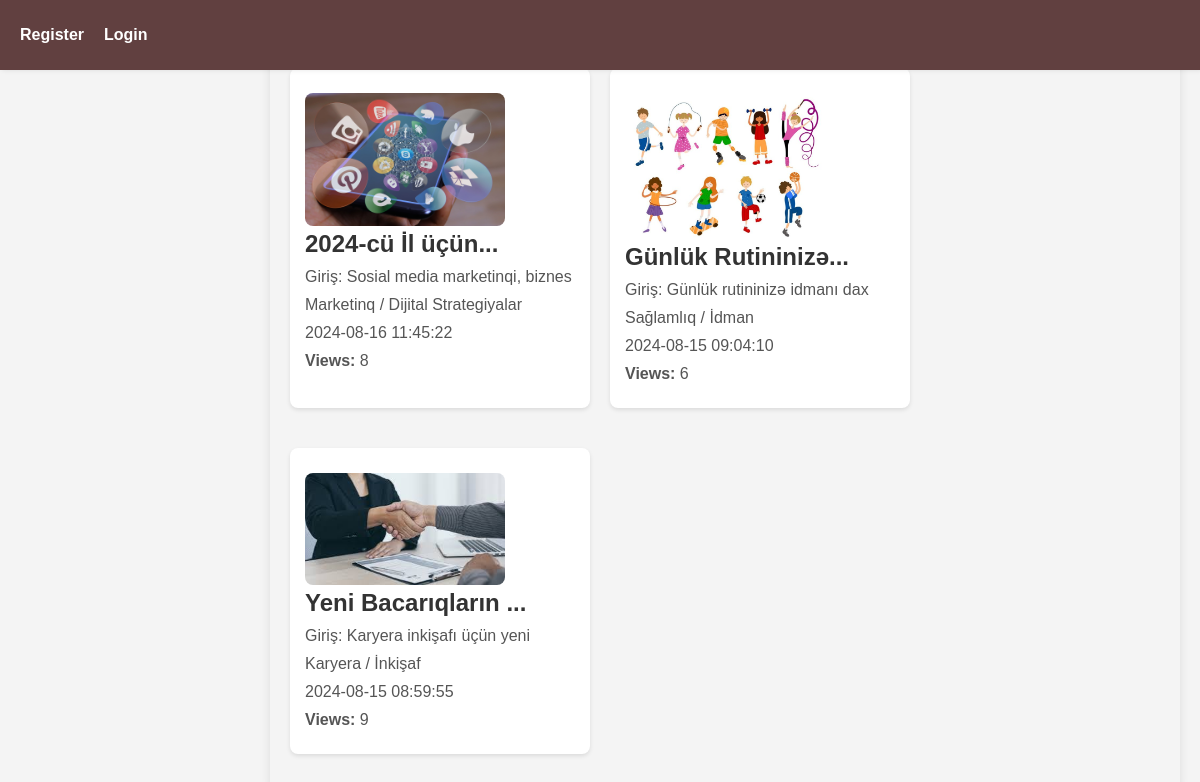
Screenshot of /admin/dashboard/blogs.php?user_id=57 with the database file from the repository.
### tables this page shows
CREATE TABLE `blogs` (
  `id` bigint(20) NOT NULL,
  `user_id` bigint(20) DEFAULT NULL,
  `category_id` bigint(20) DEFAULT NULL,
  `title` varchar(1000) NOT NULL,
  `description` mediumtext NOT NULL,
  `profile` varchar(255) NOT NULL,
  `is_publish` tinyint(1) DEFAULT 0,
  `view_count` int(11) DEFAULT 0,
  `created_at` timestamp NOT NULL DEFAULT current_timestamp(),
  `updated_at` timestamp NOT NULL DEFAULT current_timestamp() ON UPDATE current_timestamp()
);

CREATE TABLE `categories` (
  `id` bigint(20) NOT NULL,
  `name` varchar(255) NOT NULL,
  `created_at` timestamp NOT NULL DEFAULT current_timestamp(),
  `update_at` timestamp NOT NULL DEFAULT current_timestamp()
);

### admin/dashboard/blogs.php (the view, shortened to what this page needs)
<?php
include '../../index.php';
$userId = $_GET['user_id'] ?? 0;
$sql = "
    SELECT
        b.id AS blog_id,
        b.title AS blog_title,
        b.description AS blog_description,
        b.profile AS blog_profile_image,
        b.created_at AS blog_created_at,
        b.view_count AS blog_view_count,
        c.name AS category_name
    FROM
        blogs b
    JOIN
        categories c ON b.category_id = c.id
    WHERE
        b.user_id = :user_id AND b.is_publish = 1
    ORDER BY
        b.created_at DESC
";
$result = $connection->prepare($sql);
$result->bindParam(':user_id', $userId, PDO::PARAM_INT);
$result->execute();
$blogs = $result->fetchAll(PDO::FETCH_ASSOC);
?>
<!DOCTYPE html>
<html lang="en">
<head>
</head>
<body>
    <div class="hero">
        <h2>Blogs by Client</h2>
        <div class="blogList">
            <?php if ($blogs): ?>
                <?php foreach ($blogs as $blog): ?>
                    <div class="blogItem">
                        <a href="http://localhost/final-project-php/client/blog/detail.php?id=<?= htmlspecialchars($blog['blog_id']); ?>">
                            <?php if ($blog['blog_profile_image']): ?>
                                <img src="../../public/<?= htmlspecialchars($blog['blog_profile_image']); ?>" alt="Blog Image" style="max-width:200px;">
                            <?php endif; ?>
                            <div class="title">
                                <h3><?= htmlspecialchars(substr($blog['blog_title'], 0, 20)) . "..." ?></h3>
                                <p><?= htmlspecialchars(substr($blog['blog_description'], 0, 40)); ?></p>
                                <p><?= htmlspecialchars($blog['category_name']); ?></p>
                                <p><?= htmlspecialchars($blog['blog_created_at']); ?></p>
                                <p><strong>Views:</strong> <?= htmlspecialchars($blog['blog_view_count']); ?></p>
                            </div>
                        </a>
                    </div>
                <?php endforeach; ?>
            <?php else: ?>
                <p>No blogs found for this client.</p>
            <?php endif; ?>
        </div>
    </div>
</body>
</html>

### head.php (style rules this page uses)
* { box-sizing: border-box; margin: 0; padding: 0; text-decoration: none; list-style: none; }
body { font-family: Arial, sans-serif; background-color: #f4f4f4; color: #333; margin: 0; padding: 0; outline: none; }
.blogList { width: 100%; margin: 0 auto; padding: 20px; background-color: #f4f4f4; border-radius: 10px; box-shadow: 0 0 10px rgba(0, 0, 0, 0.1); display: flex; flex-wrap: wrap; gap: 20px; }
.title { width: 100%; overflow: hidden }
.blogItem { width: 300px; padding: 15px; margin-bottom: 20px; background-color: #fff; border-radius: 8px; box-shadow: 0 2px 4px rgba(0, 0, 0, 0.1); }
.blogItem h3 { margin-top: 0; font-size: 24px; color: #333; }
.blogItem p { margin: 10px 0; color: #555; }
.blogItem img { max-width: 100%; height: auto; border-radius: 8px; margin-top: 10px; }
.hero { margin-left:250px; padding: 20px; }

### rows the page displays
blogs: profile (picture), title "2024-cü İl üçün", description "Giriş: Sosial media marketinqi, biznes", category.name "Marketinq / Dijital Strategiyalar", created_at "2024-08-16 11:45:22", view_count "8"
blogs: profile (picture), title "Günlük Rutininizə", description "Giriş: Günlük rutininizə idmanı dax", category.name "Sağlamlıq / İdman", created_at "2024-08-15 09:04:10", view_count "6"
blogs: profile (picture), title "Yeni Bacarıqların", description "Giriş: Karyera inkişafı üçün yeni", category.name "Karyera / İnkişaf", created_at "2024-08-15 08:59:55", view_count "9"
